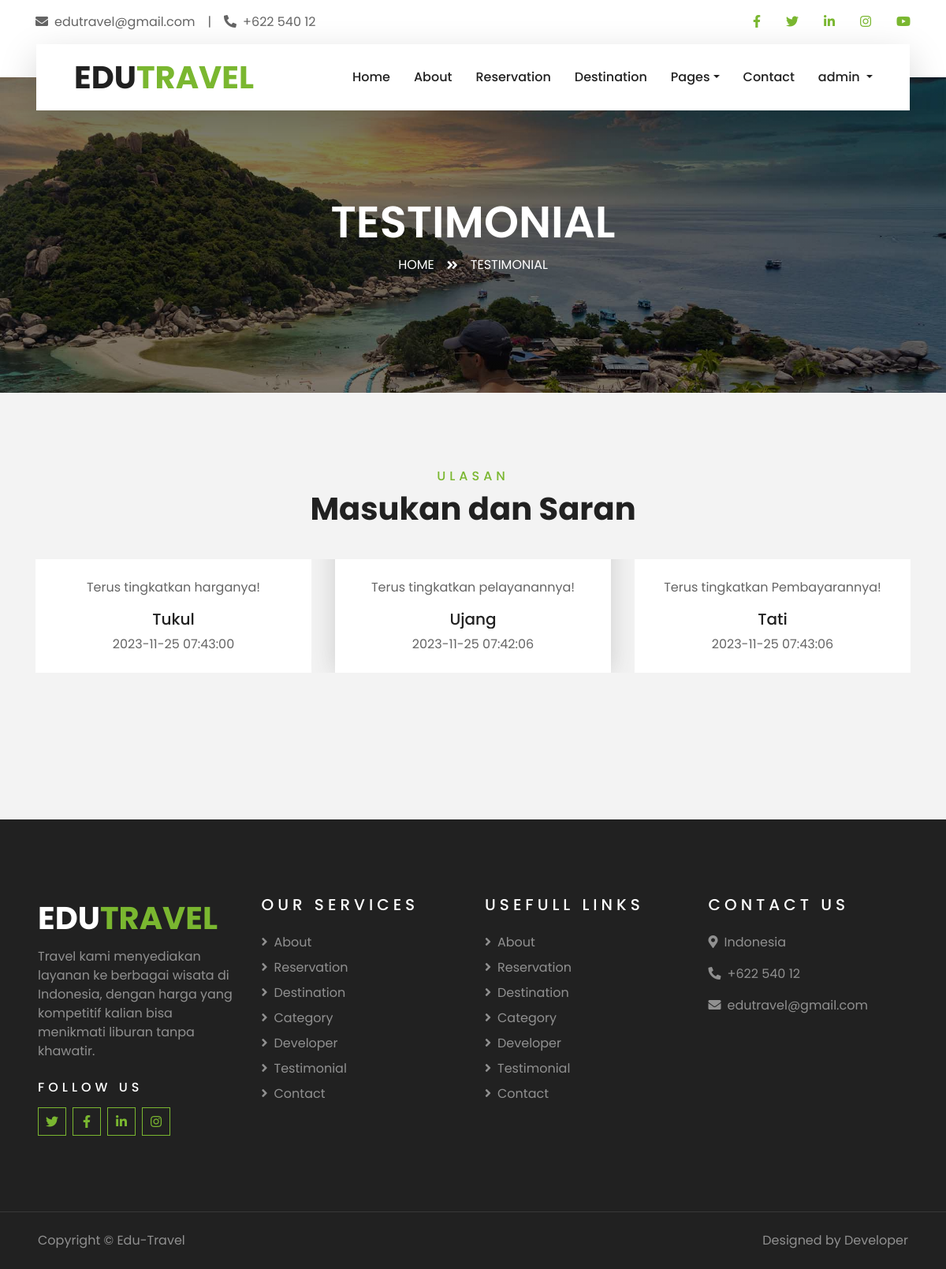
The page /travelling/main_page/testimonial.php (signed in) on the database its author committed.
### tables this page shows
CREATE TABLE `ulasan` (
  `id_ulasan` int(11) NOT NULL,
  `nama` varchar(50) NOT NULL,
  `pesan` text NOT NULL,
  `tanggal_ulasan` datetime NOT NULL
);

### travelling/main_page/testimonial.php (the view, shortened to what this page needs)
<?php
if (isset($_SESSION['username'])) {
    $loggedInUsername = $_SESSION['username'];
} else {
    header("Location: login.php");
    exit();
}
?>
<!DOCTYPE html>
<html lang="en">
<head>
    <link href="https://cdnjs.cloudflare.com/ajax/libs/font-awesome/5.10.0/css/all.min.css" rel="stylesheet">
    <link href="lib/owlcarousel/assets/owl.carousel.min.css" rel="stylesheet">
    <link href="lib/tempusdominus/css/tempusdominus-bootstrap-4.min.css" rel="stylesheet" />
    <link href="css/style.css" rel="stylesheet">
</head>
<body>
    <div class="container-fluid bg-light pt-3 d-none d-lg-block">
        <div class="container">
            <div class="row">
                <div class="col-lg-6 text-center text-lg-left mb-2 mb-lg-0">
                    <div class="d-inline-flex align-items-center">
                        <p><i class="fa fa-envelope mr-2"></i>edutravel@gmail.com</p>
                        <p class="text-body px-3">|</p>
                        <p><i class="fa fa-phone-alt mr-2"></i>+622 540 12</p>
                    </div>
                </div>
                <div class="col-lg-6 text-center text-lg-right">
                    <div class="d-inline-flex align-items-center">
                        <a class="text-primary px-3" href="https://www.facebook.com">
                            <i class="fab fa-facebook-f"></i>
                        </a>
                        <a class="text-primary px-3" href="https://www.twitter.com">
                            <i class="fab fa-twitter"></i>
                        </a>
                        <a class="text-primary px-3" href="https://www.linkedin.com">
                            <i class="fab fa-linkedin-in"></i>
                        </a>
                        <a class="text-primary px-3" href="https://www.instagram.com">
                            <i class="fab fa-instagram"></i>
                        </a>
                        <a class="text-primary pl-3" href="https://www.youtube.com">
                            <i class="fab fa-youtube"></i>
                        </a>
                    </div>
                </div>
            </div>
        </div>
    </div>
    <div class="container-fluid position-relative nav-bar p-0">
        <div class="container-lg position-relative p-0 px-lg-3" style="z-index: 9;">
            <nav class="navbar navbar-expand-lg bg-light navbar-light shadow-lg py-3 py-lg-0 pl-3 pl-lg-5">
                <a href="index.php" class="navbar-brand">
                    <h1 class="m-0 text-primary"><span class="text-dark">EDU</span>TRAVEL</h1>
                </a>
                <div class="collapse navbar-collapse justify-content-between px-3" id="navbarCollapse">
                    <div class="navbar-nav ml-auto py-0">
                        <a href="index.php" class="nav-item nav-link">Home</a>
                        <a href="about.php" class="nav-item nav-link">About</a>
                        <a href="reservation.php" class="nav-item nav-link">Reservation</a>
                        <a href="destination.php" class="nav-item nav-link">Destination </a>
                        <div class="nav-item dropdown">
                            <a href="#" class="nav-link dropdown-toggle" data-toggle="dropdown">Pages</a>
                        </div>
                        <a href="contact.php" class="nav-item nav-link">Contact</a>
                        <?php
                        if (isset($loggedInUsername)) {
                            ?>
                            <div class="nav-item dropdown">
                                <a href="#" class="nav-link dropdown-toggle" data-toggle="dropdown">
                                    <?php echo $loggedInUsername; ?>
                                </a>
                            </div>
                            <?php
                        }
                        ?>
                    </div>
                </div>
            </nav>
        </div>
    </div>
    <div class="container-fluid page-header">
        <div class="container">
            <div class="d-flex flex-column align-items-center justify-content-center" style="min-height: 400px">
                <h3 class="display-4 text-white text-uppercase">Testimonial</h3>
                <div class="d-inline-flex text-white">
                    <p class="m-0 text-uppercase"><a class="text-white" href="">Home</a></p>
                    <i class="fa fa-angle-double-right pt-1 px-3"></i>
                    <p class="m-0 text-uppercase">Testimonial</p>
                </div>
            </div>
        </div>
    </div>
    <div class="container-fluid py-5">
        <div class="container py-5">
            <div class="text-center mb-3 pb-3">
                <h6 class="text-primary text-uppercase" style="letter-spacing: 5px;">Ulasan</h6>
                <h1>Masukan dan Saran </h1>
            </div>
            <div class="owl-carousel testimonial-carousel">
                <?php
                include '../koneksi.php';
                $query = mysqli_query($koneksi, "SELECT * FROM ulasan;");
                ?>
                <?php
                if (mysqli_num_rows($query) > 0) {
                    while ($data = mysqli_fetch_array($query)) {
                        ?>
                        <div class="text-center">
                            <div class="testimonial-text bg-white p-4 mt-n5">
                                <p class="mt-5">
                                    <?php echo $data["pesan"]
                                        ?>
                                </p>
                                <h5 class="text-truncate">
                                    <?php echo $data["nama"]
                                        ?>
                                </h5>
                                <span>
                                    <?php echo $data["tanggal_ulasan"]
                                        ?>
                                </span>
                            </div>
                        </div>
                        <?php
                    }
                } ?>
            </div>
        </div>
    </div>
    <div class="container-fluid bg-dark text-white-50 py-5 px-sm-3 px-lg-5" style="margin-top: 90px;">
        <div class="row pt-5">
            <div class="col-lg-3 col-md-6 mb-5">
                <a href="index.php" class="navbar-brand">
                    <h1 class="text-primary"><span class="text-white">EDU</span>TRAVEL</h1>
                </a>
                <p>Travel kami menyediakan layanan ke berbagai wisata di Indonesia, dengan harga yang kompetitif
                    kalian bisa menikmati liburan tanpa khawatir.</p>
                <h6 class="text-white text-uppercase mt-4 mb-3" style="letter-spacing: 5px;">Follow Us</h6>
                <div class="d-flex justify-content-start">
                    <a class="btn btn-outline-primary btn-square mr-2" href="https://www.twitter.com"><i
                            class="fab fa-twitter"></i></a>
                    <a class="btn btn-outline-primary btn-square mr-2" href="https://www.facebook.com"><i
                            class="fab fa-facebook-f"></i></a>
                    <a class="btn btn-outline-primary btn-square mr-2" href="https://www.linkedin.com"><i
                            class="fab fa-linkedin-in"></i></a>
                    <a class="btn btn-outline-primary btn-square" href="https://www.instagram.com"><i
                            class="fab fa-instagram"></i></a>
                </div>
            </div>
            <div class="col-lg-3 col-md-6 mb-5">
                <h5 class="text-white text-uppercase mb-4" style="letter-spacing: 5px;">Our Services</h5>
                <div class="d-flex flex-column justify-content-start">
                    <a class="text-white-50 mb-2" href="about.php"><i class="fa fa-angle-right mr-2"></i>About</a>
                    <a class="text-white-50 mb-2" href="reservation.php"><i
                            class="fa fa-angle-right mr-2"></i>Reservation</a>
                    <a class="text-white-50 mb-2" href="destination.php"><i
                            class="fa fa-angle-right mr-2"></i>Destination</a>
                    <a class="text-white-50 mb-2" href="category.php"><i class="fa fa-angle-right mr-2"></i>Category</a>
                    <a class="text-white-50 mb-2" href="developer.php"><i
                            class="fa fa-angle-right mr-2"></i>Developer</a>
                    <a class="text-white-50 mb-2" href="testimonial.php"><i
                            class="fa fa-angle-right mr-2"></i>Testimonial</a>
                    <a class="text-white-50" href="contact.php"><i class="fa fa-angle-right mr-2"></i>Contact</a>
                </div>
            </div>
            <div class="col-lg-3 col-md-6 mb-5">
                <h5 class="text-white text-uppercase mb-4" style="letter-spacing: 5px;">Usefull Links</h5>
                <div class="d-flex flex-column justify-content-start">
                    <a class="text-white-50 mb-2" href="about.php"><i class="fa fa-angle-right mr-2"></i>About</a>
                    <a class="text-white-50 mb-2" href="reservation.php"><i
                            class="fa fa-angle-right mr-2"></i>Reservation</a>
                    <a class="text-white-50 mb-2" href="destination.php"><i
                            class="fa fa-angle-right mr-2"></i>Destination</a>
                    <a class="text-white-50 mb-2" href="category.php"><i class="fa fa-angle-right mr-2"></i>Category</a>
                    <a class="text-white-50 mb-2" href="developer.php"><i
                            class="fa fa-angle-right mr-2"></i>Developer</a>
                    <a class="text-white-50 mb-2" href="testimonial.php"><i
                            class="fa fa-angle-right mr-2"></i>Testimonial</a>
                    <a class="text-white-50" href="contact.php
                    "><i class="fa fa-angle-right mr-2"></i>Contact</a>
                </div>
            </div>
            <div class="col-lg-3 col-md-6 mb-5">
                <h5 class="text-white text-uppercase mb-4" style="letter-spacing: 5px;">Contact Us</h5>
                <p><i class="fa fa-map-marker-alt mr-2"></i>Indonesia</p>
                <p><i class="fa fa-phone-alt mr-2"></i>+622 540 12</p>
                <p><i class="fa fa-envelope mr-2"></i>edutravel@gmail.com</p>
            </div>
        </div>
    </div>
    <div class="container-fluid bg-dark text-white border-top py-4 px-sm-3 px-md-5"
        style="border-color: rgba(256, 256, 256, .1) !important;">
        <div class="row">
            <div class="col-lg-6 text-center text-md-left mb-3 mb-md-0">
                <p class="m-0 text-white-50">Copyright &copy; Edu-Travel
                </p>
            </div>
            <div class="col-lg-6 text-center text-md-right">
                <p class="m-0 text-white-50">Designed by Developer
                </p>
            </div>
        </div>
    </div>
</body>
</html>

### rows shown on the page
ulasan: pesan "Terus tingkatkan pelayanannya!", nama "Ujang", tanggal_ulasan "2023-11-25 07:42:06"
ulasan: pesan "Terus tingkatkan Pembayarannya!", nama "Tati", tanggal_ulasan "2023-11-25 07:43:06"
ulasan: pesan "Terus tingkatkan harganya!", nama "Tukul", tanggal_ulasan "2023-11-25 07:43:00"

### other values the page prints
$loggedInUsername "admin"
